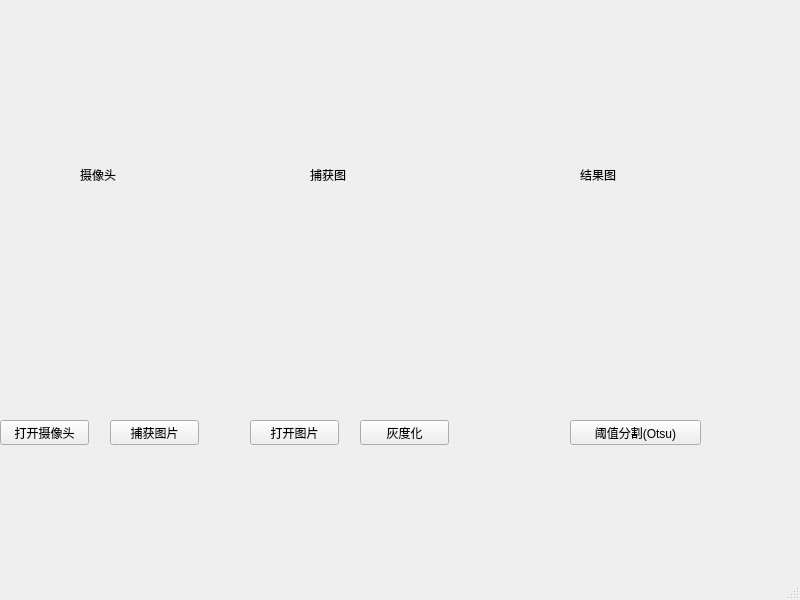
<?xml version="1.0" encoding="UTF-8"?>
<ui version="4.0">
 <class>MainWindow</class>
 <widget class="QMainWindow" name="MainWindow">
  <property name="geometry">
   <rect>
    <x>0</x>
    <y>0</y>
    <width>800</width>
    <height>600</height>
   </rect>
  </property>
  <property name="windowTitle">
   <string>MainWindow</string>
  </property>
  <widget class="QWidget" name="centralwidget">
   <widget class="QPushButton" name="btnOpenCamera">
    <property name="geometry">
     <rect>
      <x>0</x>
      <y>420</y>
      <width>89</width>
      <height>25</height>
     </rect>
    </property>
    <property name="text">
     <string>打开摄像头</string>
    </property>
   </widget>
   <widget class="QPushButton" name="btnCapture">
    <property name="geometry">
     <rect>
      <x>110</x>
      <y>420</y>
      <width>89</width>
      <height>25</height>
     </rect>
    </property>
    <property name="text">
     <string>捕获图片</string>
    </property>
   </widget>
   <widget class="QPushButton" name="btnReadImage">
    <property name="geometry">
     <rect>
      <x>250</x>
      <y>420</y>
      <width>89</width>
      <height>25</height>
     </rect>
    </property>
    <property name="text">
     <string>打开图片</string>
    </property>
   </widget>
   <widget class="QLabel" name="labelCamera">
    <property name="geometry">
     <rect>
      <x>80</x>
      <y>100</y>
      <width>150</width>
      <height>150</height>
     </rect>
    </property>
    <property name="frameShape">
     <enum>QFrame::NoFrame</enum>
    </property>
    <property name="text">
     <string>摄像头</string>
    </property>
   </widget>
   <widget class="QLabel" name="labelCapture">
    <property name="geometry">
     <rect>
      <x>310</x>
      <y>100</y>
      <width>150</width>
      <height>150</height>
     </rect>
    </property>
    <property name="text">
     <string>捕获图</string>
    </property>
   </widget>
   <widget class="QLabel" name="labelResult">
    <property name="geometry">
     <rect>
      <x>580</x>
      <y>100</y>
      <width>150</width>
      <height>150</height>
     </rect>
    </property>
    <property name="text">
     <string>结果图</string>
    </property>
   </widget>
   <widget class="QPushButton" name="btnGray">
    <property name="geometry">
     <rect>
      <x>360</x>
      <y>420</y>
      <width>89</width>
      <height>25</height>
     </rect>
    </property>
    <property name="text">
     <string>灰度化</string>
    </property>
   </widget>
   <widget class="QPushButton" name="btnThreshold">
    <property name="geometry">
     <rect>
      <x>570</x>
      <y>420</y>
      <width>131</width>
      <height>25</height>
     </rect>
    </property>
    <property name="text">
     <string>阈值分割(Otsu)</string>
    </property>
   </widget>
  </widget>
  <widget class="QMenuBar" name="menubar">
   <property name="geometry">
    <rect>
     <x>0</x>
     <y>0</y>
     <width>800</width>
     <height>22</height>
    </rect>
   </property>
  </widget>
  <widget class="QStatusBar" name="statusbar"/>
 </widget>
 <resources/>
 <connections>
  <connection>
   <sender>btnOpenCamera</sender>
   <signal>clicked()</signal>
   <receiver>MainWindow</receiver>
   <slot>btnOpenCamera_Clicked()</slot>
   <hints>
    <hint type="sourcelabel">
     <x>32</x>
     <y>458</y>
    </hint>
    <hint type="destinationlabel">
     <x>60</x>
     <y>386</y>
    </hint>
   </hints>
  </connection>
  <connection>
   <sender>btnCapture</sender>
   <signal>clicked()</signal>
   <receiver>MainWindow</receiver>
   <slot>btnCapture_Clicked()</slot>
   <hints>
    <hint type="sourcelabel">
     <x>142</x>
     <y>464</y>
    </hint>
    <hint type="destinationlabel">
     <x>156</x>
     <y>529</y>
    </hint>
   </hints>
  </connection>
  <connection>
   <sender>btnReadImage</sender>
   <signal>clicked()</signal>
   <receiver>MainWindow</receiver>
   <slot>btnReadImage_Clicked()</slot>
   <hints>
    <hint type="sourcelabel">
     <x>299</x>
     <y>445</y>
    </hint>
    <hint type="destinationlabel">
     <x>319</x>
     <y>396</y>
    </hint>
   </hints>
  </connection>
  <connection>
   <sender>btnGray</sender>
   <signal>clicked()</signal>
   <receiver>MainWindow</receiver>
   <slot>btnGray_Clicked()</slot>
   <hints>
    <hint type="sourcelabel">
     <x>393</x>
     <y>464</y>
    </hint>
    <hint type="destinationlabel">
     <x>549</x>
     <y>574</y>
    </hint>
   </hints>
  </connection>
  <connection>
   <sender>btnThreshold</sender>
   <signal>clicked()</signal>
   <receiver>MainWindow</receiver>
   <slot>btnThreshold_Clicked()</slot>
   <hints>
    <hint type="sourcelabel">
     <x>669</x>
     <y>444</y>
    </hint>
    <hint type="destinationlabel">
     <x>663</x>
     <y>388</y>
    </hint>
   </hints>
  </connection>
 </connections>
 <slots>
  <slot>btnOpenCamera_Clicked()</slot>
  <slot>btnCapture_Clicked()</slot>
  <slot>btnReadImage_Clicked()</slot>
  <slot>btnThreshold_Clicked()</slot>
  <slot>btnGray_Clicked()</slot>
 </slots>
</ui>
